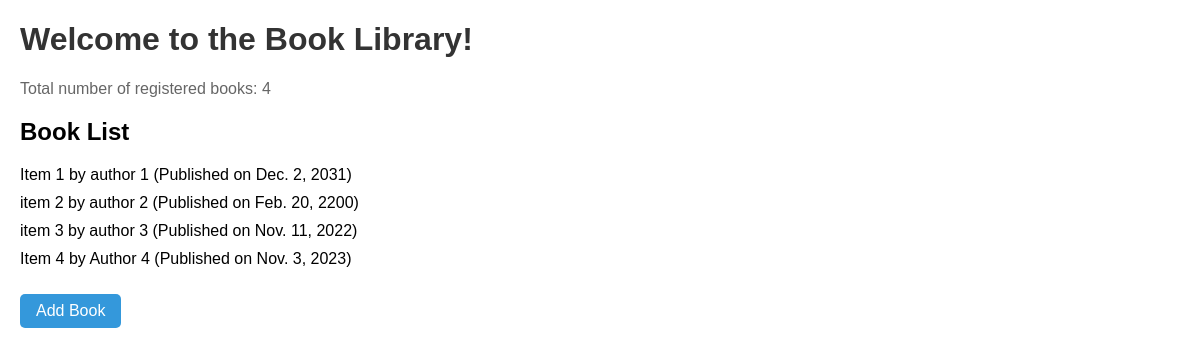
The page / on the database its author committed.
### books/models.py (models this page shows, shortened)
class Book(models.Model):
    title = models.CharField(max_length=100)
    author = models.CharField(max_length=100)
    publication_date = models.DateField()

### books/views.py (the view)
# urls.py: path('', book_list, name='index'),
def book_list(request):
    books = Book.objects.all()
    total_books = books.count()
    return render(request, 'index.html', {'books': books, 'total_books': total_books})

### books/templates/index.html (shortened to what this page needs)
<!DOCTYPE html>
<html lang="en">
<head>
</head>
<body>
    <h1>Welcome to the Book Library!</h1>
    <p>Total number of registered books: {{ total_books }}</p>
    <h2>Book List</h2>
    <ul>
        {% for book in books %}
            <li>{{ book.title }} by {{ book.author }} (Published on {{ book.publication_date }})</li>
        {% endfor %}
    </ul>
    <a href="{% url 'add_book' %}">Add Book</a>
</body>
</html>

### books/templates/index.html (style rules this page uses)
body { font-family: 'Arial', sans-serif; margin: 20px; }
h1 { color: #333; }
p { color: #666; }
ul { list-style: none; padding: 0; }
li { margin-bottom: 10px; font-size: 16px; }
a { display: inline-block; padding: 8px 16px; background-color: #3498db; color: #fff; text-decoration: none; border-radius: 5px; margin-top: 10px; }

### rows shown on the page
Book: title "Item 1", author "author 1", publication_date "Dec. 2, 2031"
Book: title "item 2", author "author 2", publication_date "Feb. 20, 2200"
Book: title "item 3", author "author 3", publication_date "Nov. 11, 2022"
Book: title "Item 4", author "Author 4", publication_date "Nov. 3, 2023"

### other values the page prints
{{ total_books }} "4"
